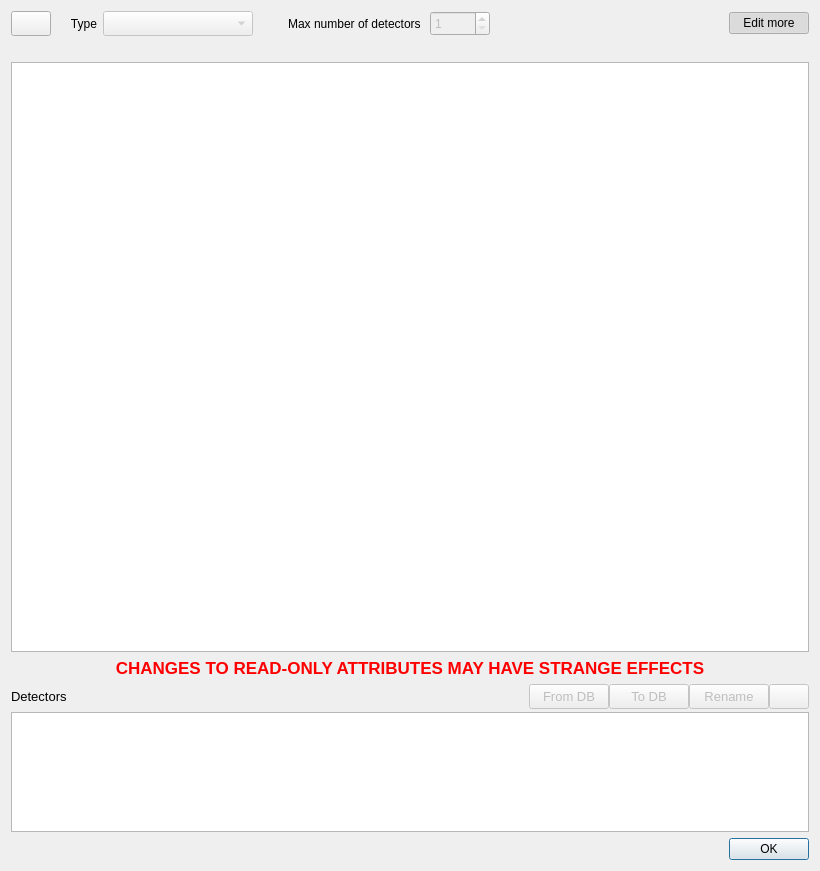
<?xml version="1.0" encoding="UTF-8"?>
<ui version="4.0">
 <class>ConsumerDialog</class>
 <widget class="QDialog" name="ConsumerDialog">
  <property name="geometry">
   <rect>
    <x>0</x>
    <y>0</y>
    <width>820</width>
    <height>871</height>
   </rect>
  </property>
  <property name="windowTitle">
   <string>Consumer metadata</string>
  </property>
  <layout class="QGridLayout" name="gridLayout">
   <item row="6" column="0">
    <widget class="QWidget" name="widgetDetectors" native="true">
     <property name="minimumSize">
      <size>
       <width>0</width>
       <height>0</height>
      </size>
     </property>
     <layout class="QGridLayout" name="gridLayout_2">
      <property name="leftMargin">
       <number>0</number>
      </property>
      <property name="topMargin">
       <number>0</number>
      </property>
      <property name="rightMargin">
       <number>0</number>
      </property>
      <property name="bottomMargin">
       <number>0</number>
      </property>
      <property name="verticalSpacing">
       <number>3</number>
      </property>
      <item row="1" column="0">
       <widget class="QTableView" name="tableDetectors">
        <property name="sizePolicy">
         <sizepolicy hsizetype="Expanding" vsizetype="Preferred">
          <horstretch>0</horstretch>
          <verstretch>0</verstretch>
         </sizepolicy>
        </property>
        <property name="maximumSize">
         <size>
          <width>16777215</width>
          <height>120</height>
         </size>
        </property>
       </widget>
      </item>
      <item row="0" column="0">
       <layout class="QHBoxLayout" name="horizontalLayout_5">
        <property name="sizeConstraint">
         <enum>QLayout::SetMaximumSize</enum>
        </property>
        <item>
         <widget class="QLabel" name="label_14">
          <property name="minimumSize">
           <size>
            <width>0</width>
            <height>25</height>
           </size>
          </property>
          <property name="maximumSize">
           <size>
            <width>16777215</width>
            <height>25</height>
           </size>
          </property>
          <property name="font">
           <font>
            <pointsize>10</pointsize>
           </font>
          </property>
          <property name="text">
           <string>Detectors</string>
          </property>
         </widget>
        </item>
        <item>
         <widget class="QPushButton" name="pushDetFromDB">
          <property name="enabled">
           <bool>false</bool>
          </property>
          <property name="sizePolicy">
           <sizepolicy hsizetype="Maximum" vsizetype="Fixed">
            <horstretch>0</horstretch>
            <verstretch>0</verstretch>
           </sizepolicy>
          </property>
          <property name="minimumSize">
           <size>
            <width>0</width>
            <height>25</height>
           </size>
          </property>
          <property name="maximumSize">
           <size>
            <width>16777215</width>
            <height>25</height>
           </size>
          </property>
          <property name="font">
           <font>
            <pointsize>10</pointsize>
           </font>
          </property>
          <property name="text">
           <string>From DB</string>
          </property>
         </widget>
        </item>
        <item>
         <widget class="QPushButton" name="pushDetToDB">
          <property name="enabled">
           <bool>false</bool>
          </property>
          <property name="sizePolicy">
           <sizepolicy hsizetype="Maximum" vsizetype="Fixed">
            <horstretch>0</horstretch>
            <verstretch>0</verstretch>
           </sizepolicy>
          </property>
          <property name="minimumSize">
           <size>
            <width>0</width>
            <height>25</height>
           </size>
          </property>
          <property name="maximumSize">
           <size>
            <width>16777215</width>
            <height>25</height>
           </size>
          </property>
          <property name="font">
           <font>
            <pointsize>10</pointsize>
           </font>
          </property>
          <property name="text">
           <string>To DB</string>
          </property>
         </widget>
        </item>
        <item>
         <widget class="QPushButton" name="pushDetRename">
          <property name="enabled">
           <bool>false</bool>
          </property>
          <property name="sizePolicy">
           <sizepolicy hsizetype="Maximum" vsizetype="Fixed">
            <horstretch>0</horstretch>
            <verstretch>0</verstretch>
           </sizepolicy>
          </property>
          <property name="minimumSize">
           <size>
            <width>0</width>
            <height>25</height>
           </size>
          </property>
          <property name="maximumSize">
           <size>
            <width>16777215</width>
            <height>25</height>
           </size>
          </property>
          <property name="font">
           <font>
            <pointsize>10</pointsize>
           </font>
          </property>
          <property name="text">
           <string>Rename</string>
          </property>
         </widget>
        </item>
        <item>
         <widget class="QPushButton" name="pushDetEdit">
          <property name="enabled">
           <bool>false</bool>
          </property>
          <property name="sizePolicy">
           <sizepolicy hsizetype="Maximum" vsizetype="Fixed">
            <horstretch>0</horstretch>
            <verstretch>0</verstretch>
           </sizepolicy>
          </property>
          <property name="minimumSize">
           <size>
            <width>0</width>
            <height>25</height>
           </size>
          </property>
          <property name="maximumSize">
           <size>
            <width>16777215</width>
            <height>25</height>
           </size>
          </property>
          <property name="toolTip">
           <string>Edit</string>
          </property>
          <property name="text">
           <string/>
          </property>
          <property name="icon">
           <iconset resource="../resources/daquiri.qrc">
            <normaloff>:/icons/oxy/16/edit.png</normaloff>:/icons/oxy/16/edit.png</iconset>
          </property>
          <property name="iconSize">
           <size>
            <width>18</width>
            <height>18</height>
           </size>
          </property>
         </widget>
        </item>
       </layout>
      </item>
     </layout>
    </widget>
   </item>
   <item row="4" column="0">
    <widget class="QTreeView" name="treeAttribs"/>
   </item>
   <item row="5" column="0">
    <widget class="QLabel" name="labelWarning">
     <property name="enabled">
      <bool>true</bool>
     </property>
     <property name="font">
      <font>
       <pointsize>13</pointsize>
       <weight>75</weight>
       <bold>true</bold>
       <stylestrategy>PreferAntialias</stylestrategy>
      </font>
     </property>
     <property name="text">
      <string>&lt;html&gt;&lt;head/&gt;&lt;body&gt;&lt;p&gt;&lt;span style=&quot; color:#ff0000;&quot;&gt;CHANGES TO READ-ONLY ATTRIBUTES MAY HAVE STRANGE EFFECTS&lt;/span&gt;&lt;/p&gt;&lt;/body&gt;&lt;/html&gt;</string>
     </property>
     <property name="textFormat">
      <enum>Qt::RichText</enum>
     </property>
     <property name="alignment">
      <set>Qt::AlignCenter</set>
     </property>
    </widget>
   </item>
   <item row="1" column="0">
    <layout class="QHBoxLayout" name="horizontalLayout_2">
     <item>
      <widget class="QPushButton" name="pushExpandAll">
       <property name="sizePolicy">
        <sizepolicy hsizetype="Maximum" vsizetype="Fixed">
         <horstretch>0</horstretch>
         <verstretch>0</verstretch>
        </sizepolicy>
       </property>
       <property name="minimumSize">
        <size>
         <width>0</width>
         <height>25</height>
        </size>
       </property>
       <property name="maximumSize">
        <size>
         <width>16777215</width>
         <height>25</height>
        </size>
       </property>
       <property name="toolTip">
        <string>Keep tree expanded</string>
       </property>
       <property name="text">
        <string/>
       </property>
       <property name="icon">
        <iconset resource="../resources/daquiri.qrc">
         <normaloff>:/icons/format-indent-more.png</normaloff>:/icons/format-indent-more.png</iconset>
       </property>
       <property name="iconSize">
        <size>
         <width>16</width>
         <height>16</height>
        </size>
       </property>
       <property name="checkable">
        <bool>true</bool>
       </property>
      </widget>
     </item>
     <item>
      <widget class="QLabel" name="label_3">
       <property name="sizePolicy">
        <sizepolicy hsizetype="MinimumExpanding" vsizetype="Maximum">
         <horstretch>0</horstretch>
         <verstretch>0</verstretch>
        </sizepolicy>
       </property>
       <property name="minimumSize">
        <size>
         <width>40</width>
         <height>25</height>
        </size>
       </property>
       <property name="maximumSize">
        <size>
         <width>40</width>
         <height>16777215</height>
        </size>
       </property>
       <property name="font">
        <font>
         <weight>50</weight>
         <bold>false</bold>
        </font>
       </property>
       <property name="text">
        <string>Type</string>
       </property>
       <property name="alignment">
        <set>Qt::AlignRight|Qt::AlignTrailing|Qt::AlignVCenter</set>
       </property>
      </widget>
     </item>
     <item>
      <widget class="QComboBox" name="comboType">
       <property name="enabled">
        <bool>false</bool>
       </property>
       <property name="sizePolicy">
        <sizepolicy hsizetype="Maximum" vsizetype="Maximum">
         <horstretch>0</horstretch>
         <verstretch>0</verstretch>
        </sizepolicy>
       </property>
       <property name="minimumSize">
        <size>
         <width>150</width>
         <height>25</height>
        </size>
       </property>
       <property name="maximumSize">
        <size>
         <width>150</width>
         <height>16777215</height>
        </size>
       </property>
      </widget>
     </item>
     <item>
      <widget class="QLabel" name="label_10">
       <property name="minimumSize">
        <size>
         <width>165</width>
         <height>25</height>
        </size>
       </property>
       <property name="maximumSize">
        <size>
         <width>165</width>
         <height>16777215</height>
        </size>
       </property>
       <property name="text">
        <string>Max number of detectors </string>
       </property>
       <property name="alignment">
        <set>Qt::AlignRight|Qt::AlignTrailing|Qt::AlignVCenter</set>
       </property>
      </widget>
     </item>
     <item>
      <widget class="QSpinBox" name="spinDets">
       <property name="enabled">
        <bool>false</bool>
       </property>
       <property name="sizePolicy">
        <sizepolicy hsizetype="Maximum" vsizetype="Fixed">
         <horstretch>0</horstretch>
         <verstretch>0</verstretch>
        </sizepolicy>
       </property>
       <property name="minimumSize">
        <size>
         <width>60</width>
         <height>25</height>
        </size>
       </property>
       <property name="maximumSize">
        <size>
         <width>60</width>
         <height>16777215</height>
        </size>
       </property>
       <property name="minimum">
        <number>1</number>
       </property>
       <property name="maximum">
        <number>32</number>
       </property>
      </widget>
     </item>
     <item>
      <widget class="QLabel" name="label_5">
       <property name="text">
        <string/>
       </property>
      </widget>
     </item>
     <item>
      <widget class="QPushButton" name="pushLock">
       <property name="sizePolicy">
        <sizepolicy hsizetype="Maximum" vsizetype="Fixed">
         <horstretch>0</horstretch>
         <verstretch>0</verstretch>
        </sizepolicy>
       </property>
       <property name="minimumSize">
        <size>
         <width>44</width>
         <height>0</height>
        </size>
       </property>
       <property name="toolTip">
        <string>Allow changes to metadata</string>
       </property>
       <property name="text">
        <string>Edit more</string>
       </property>
       <property name="icon">
        <iconset resource="../resources/daquiri.qrc">
         <normaloff>:/icons/oxy/16/document_encrypt.png</normaloff>
         <normalon>:/new/icons/oxy/document_encrypt.png</normalon>:/icons/oxy/16/document_encrypt.png</iconset>
       </property>
       <property name="checkable">
        <bool>true</bool>
       </property>
       <property name="checked">
        <bool>true</bool>
       </property>
      </widget>
     </item>
    </layout>
   </item>
   <item row="2" column="0">
    <widget class="QLabel" name="labelDescription">
     <property name="text">
      <string/>
     </property>
    </widget>
   </item>
   <item row="8" column="0">
    <widget class="QDialogButtonBox" name="buttonBox">
     <property name="orientation">
      <enum>Qt::Horizontal</enum>
     </property>
     <property name="standardButtons">
      <set>QDialogButtonBox::Ok</set>
     </property>
    </widget>
   </item>
  </layout>
  <zorder>treeAttribs</zorder>
  <zorder>buttonBox</zorder>
  <zorder>labelDescription</zorder>
  <zorder>widgetDetectors</zorder>
  <zorder>labelWarning</zorder>
 </widget>
 <resources>
  <include location="../resources/daquiri.qrc"/>
 </resources>
 <connections/>
</ui>
